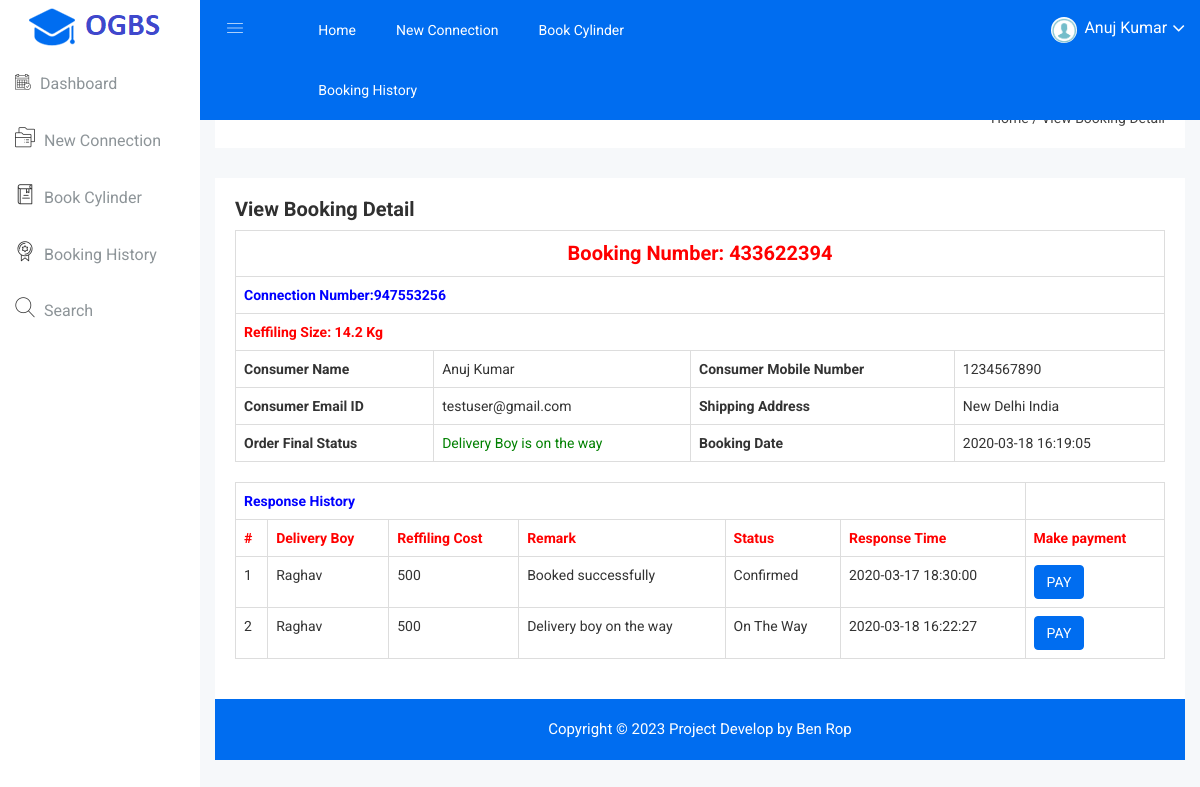
/ogbs/customer/view-booking-history.php?viewid=8&&bookid=433622394 (signed in), run on the app's committed database.
### tables this page shows
CREATE TABLE `tbluser` (
  `ID` int(10) NOT NULL,
  `FullName` varchar(200) DEFAULT NULL,
  `MobileNumber` bigint(10) DEFAULT NULL,
  `Email` varchar(200) DEFAULT NULL,
  `Password` varchar(200) DEFAULT NULL,
  `RegDate` timestamp NULL DEFAULT current_timestamp()
);

CREATE TABLE `tblbooking` (
  `ID` int(10) NOT NULL,
  `UserID` int(5) NOT NULL,
  `ConnectionNumber` varchar(200) DEFAULT NULL,
  `BookingNumber` varchar(200) DEFAULT NULL,
  `RefillCylinder` varchar(120) DEFAULT NULL,
  `BookingDate` timestamp NULL DEFAULT current_timestamp(),
  `Remark` varchar(50) DEFAULT NULL,
  `Status` varchar(50) DEFAULT NULL,
  `RefflingCost` int(10) NOT NULL,
  `DeliveryBoy` varchar(200) NOT NULL,
  `UpdationDate` timestamp NULL DEFAULT NULL ON UPDATE current_timestamp()
);

CREATE TABLE `tblconnection` (
  `ID` int(10) NOT NULL,
  `UserID` int(10) DEFAULT NULL,
  `ConnectionNumber` varchar(50) DEFAULT NULL,
  `Name` varchar(200) DEFAULT NULL,
  `Email` varchar(200) DEFAULT NULL,
  `MobileNumber` bigint(10) DEFAULT NULL,
  `Gender` varchar(50) DEFAULT NULL,
  `DOB` varchar(120) DEFAULT NULL,
  `Nationality` varchar(100) DEFAULT NULL,
  `MaritalStatus` varchar(120) DEFAULT NULL,
  `Address` mediumtext DEFAULT NULL,
  `SelectRelated` varchar(100) DEFAULT NULL,
  `FirstName` varchar(100) DEFAULT NULL,
  `LastName` varchar(100) DEFAULT NULL,
  `SORFAddress` mediumtext DEFAULT NULL,
  `Citytownvillage` varchar(200) DEFAULT NULL,
  `ZipCode` int(10) DEFAULT NULL,
  `Documents` varchar(200) DEFAULT NULL,
  `AppliedDate` timestamp NULL DEFAULT current_timestamp(),
  `Remark` varchar(200) DEFAULT NULL,
  `Status` varchar(120) DEFAULT NULL,
  `ConnectionCharge` int(10) NOT NULL,
  `UpdationDate` timestamp NULL DEFAULT NULL ON UPDATE current_timestamp()
);

CREATE TABLE `tbltracking` (
  `ID` int(10) NOT NULL,
  `BookingNumber` varchar(200) DEFAULT NULL,
  `Remark` varchar(120) DEFAULT NULL,
  `Status` varchar(120) DEFAULT NULL,
  `UpdationDate` timestamp NULL DEFAULT current_timestamp()
);

### ogbs/customer/view-booking-history.php (the view, shortened to what this page needs)
<?php
include('includes/dbconnection.php');
if (strlen($_SESSION['ogbsuid']==0)) {
  header('location:logout.php');
  } else{
  ?>
<!doctype html>
<html class="no-js" lang="en">
<head>
    <link rel="stylesheet" href="css/bootstrap.min.css">
    <link rel="stylesheet" href="css/font-awesome.min.css">
    <link rel="stylesheet" href="css/owl.carousel.css">
    <link rel="stylesheet" href="css/owl.theme.css">
    <link rel="stylesheet" href="css/owl.transitions.css">
    <link rel="stylesheet" href="css/animate.css">
    <link rel="stylesheet" href="css/normalize.css">
    <link rel="stylesheet" href="css/meanmenu.min.css">
    <link rel="stylesheet" href="css/main.css">
    <link rel="stylesheet" href="css/educate-custon-icon.css">
    <link rel="stylesheet" href="css/morrisjs/morris.css">
    <link rel="stylesheet" href="css/scrollbar/jquery.mCustomScrollbar.min.css">
    <link rel="stylesheet" href="css/metisMenu/metisMenu.min.css">
    <link rel="stylesheet" href="css/metisMenu/metisMenu-vertical.css">
    <link rel="stylesheet" href="css/calendar/fullcalendar.min.css">
    <link rel="stylesheet" href="css/calendar/fullcalendar.print.min.css">
    <link rel="stylesheet" href="css/modals.css">
    <link rel="stylesheet" href="css/form/all-type-forms.css">
    <link rel="stylesheet" href="style.css">
    <link rel="stylesheet" href="css/responsive.css">
</head>
<body>
  <?php include_once('includes/sidebar.php');?>
   <?php include_once('includes/header.php');?>
            <div class="breadcome-area">
                <div class="container-fluid">
                    <div class="row">
                        <div class="col-lg-12 col-md-12 col-sm-12 col-xs-12">
                            <div class="breadcome-list single-page-breadcome">
                                <div class="row">
                                    <div class="col-lg-12 col-md-6 col-sm-6 col-xs-12">
                                        <ul class="breadcome-menu">
                                            <li><a href="dashboard.php">Home</a> <span class="bread-slash">/</span>
                                            </li>
                                            <li><span class="bread-blod">View Booking Detail</span>
                                            </li>
                                        </ul>
                                    </div>
                                </div>
                            </div>
                        </div>
                    </div>
                </div>
            </div>
        </div>
        <div class="basic-form-area mg-b-15">
            <div class="container-fluid">
                <div class="row">
                    <div class="col-lg-12 col-md-12 col-sm-12 col-xs-12">
                        <div class="sparkline12-list">
                            <div class="sparkline12-hd">
                                <div class="main-sparkline12-hd">
                                    <h1>View Booking Detail</h1>
                                </div>
                            </div>
                            <div class="sparkline12-graph">
                                <div class="basic-login-form-ad">
                                    <div class="row">
                                        <div class="col-lg-12 col-md-12 col-sm-12 col-xs-12">
                                            <div class="all-form-element-inner">
                                                <?php
$vid=$_GET['viewid'];
$sql="SELECT tblconnection.Name,tblconnection.MobileNumber,tblconnection.Email,tblconnection.Address,tblbooking.ConnectionNumber,tblbooking.BookingNumber,tblbooking.Status,tblbooking.RefillCylinder,tblbooking.BookingDate,tblbooking.Remark,tblbooking.RefflingCost,tblbooking.DeliveryBoy from tblbooking join tblconnection on tblbooking.ConnectionNumber=tblconnection.ConnectionNumber where tblbooking.ID=:vid";
$query = $dbh -> prepare($sql);
$query->bindParam(':vid',$vid,PDO::PARAM_STR);
$query->execute();
$results=$query->fetchAll(PDO::FETCH_OBJ);
if($query->rowCount() > 0)
{
foreach($results as $row)
{               ?>
<table class="table table-bordered" id="dataTable" width="100%" cellspacing="0">
<tr>
  <th colspan="4" style="color: red;font-weight: bold;text-align: center;font-size: 20px"> Booking Number: <?php echo $row->BookingNumber;?></th>
</tr>
<tr>
  <th colspan="4" style="color: blue">Connection Number:<?php echo $row->ConnectionNumber;?></th>
</tr>
<tr>
  <th colspan="4" style="color: red"> Reffiling Size: <?php echo $row->RefillCylinder;?></th>
</tr>
<tr>
  <th>Consumer Name</th>
  <td><?php echo $row->Name;?></td>
  <th> Consumer Mobile Number</th>
  <td><?php echo $row->MobileNumber;?></td>
</tr>
<tr>
  <th>Consumer Email ID</th>
  <td><?php echo $row->Email;?></td>
   <th>Shipping Address</th>
  <td><?php echo $row->Address;?></td>
</tr>
<tr>
     <th>Order Final Status</th>
    <td style="color: green"> <?php  $status=$row->Status;
if($row->Status=="On The Way")
{
  echo "Delivery Boy is on the way";
}
     ;?></td>
     <th>Booking Date</th>
  <td><?php echo $row->BookingDate;?></td>
</tr>
</table>
<?php }}?>
<?php
$bookid=$_GET['bookid'];
if($status!=''){
$ret="select tbltracking.BookingNumber,tbltracking.Remark,tbltracking.Status,tbltracking.UpdationDate,tblbooking.RefflingCost,tblbooking.DeliveryBoy from tbltracking join tblbooking on tblbooking.BookingNumber=tbltracking.BookingNumber where tbltracking.BookingNumber=:bookid";
$query = $dbh -> prepare($ret);
$query-> bindParam(':bookid', $bookid, PDO::PARAM_STR);
$query->execute();
$results=$query->fetchAll(PDO::FETCH_OBJ);
$cnt=1;
 ?>
<table id="datatable" class="table table-bordered dt-responsive nowrap" style="border-collapse: collapse; border-spacing: 0; width: 100%;">
  <tr align="center">
   <th colspan="6" style="color: blue">Response History</th>
  </tr>
  <tr style="color: red">
    <th>#</th>
<th>Delivery Boy</th>
<th>Reffiling Cost</th>
<th>Remark</th>
<th>Status</th>
<th>Response Time</th>
<th>Make payment</th>
</tr>
<?php
if($query->rowCount() > 0)
{
foreach($results as $row)
{               ?>
<tr>
  <td><?php echo $cnt;?></td>
  <td><?php  echo $row->DeliveryBoy;?></td>
  <td><?php  echo $row->RefflingCost;?></td>
  <td><?php  echo $row->Remark;?></td>
  <td><?php  echo $status1=$row->Status;?></td>
  <td><?php  echo $row->UpdationDate;?></td>
  <td> <a href="../Mpesa/index.php" class="btn btn-primary waves-effect waves-light w-lg">PAY</a></td>
</tr>
<?php $cnt=$cnt+1;}} }?>
</table>
                            </div>
                        </div>
                    </div>
                </div>
            </div>
        </div>
      <?php include_once('includes/footer.php');?>
    </div>
</body>
</html><?php }  ?>

### ogbs/customer/includes/header.php (shortened to what this page needs)
   <div class="all-content-wrapper">
        <div class="container-fluid">
            <div class="row">
                <div class="col-lg-12 col-md-12 col-sm-12 col-xs-12">
                    <div class="logo-pro">
                        <a href="dashboard.php"><img class="main-logo" src="img/logo/logo.png" alt="" /></a>
                    </div>
                </div>
            </div>
        </div>
        <div class="header-advance-area">
            <div class="header-top-area">
                <div class="container-fluid">
                    <div class="row">
                        <div class="col-lg-12 col-md-12 col-sm-12 col-xs-12">
                            <div class="header-top-wraper">
                                <div class="row">
                                    <div class="col-lg-1 col-md-0 col-sm-1 col-xs-12">
                                        <div class="menu-switcher-pro">
                                            <button type="button" id="sidebarCollapse" class="btn bar-button-pro header-drl-controller-btn btn-info navbar-btn">
                                                    <i class="educate-icon educate-nav"></i>
                                                </button>
                                        </div>
                                    </div>
                                    <div class="col-lg-6 col-md-7 col-sm-6 col-xs-12">
                                        <div class="header-top-menu tabl-d-n">
                                            <ul class="nav navbar-nav mai-top-nav">
                                                <li class="nav-item"><a href="dashboard.php" class="nav-link">Home</a>
                                                </li>
                                                <li class="nav-item"><a href="new-connection.php" class="nav-link">New Connection</a>
                                                </li>
                                                <li class="nav-item"><a href="book-cylinder.php" class="nav-link">Book Cylinder</a>
                                                </li>
                                                <li class="nav-item"><a href="booking-history.php" class="nav-link">Booking History</a>
                                                </li>
                                            </ul>
                                        </div>
                                    </div>
                                    <div class="col-lg-5 col-md-5 col-sm-12 col-xs-12">
                                        <div class="header-right-info">
                                            <ul class="nav navbar-nav mai-top-nav header-right-menu">
                           <?php
$uid=$_SESSION['ogbsuid'];
$sql="SELECT FullName from  tbluser where ID=:uid";
$query = $dbh -> prepare($sql);
$query->bindParam(':uid',$uid,PDO::PARAM_STR);
$query->execute();
$results=$query->fetchAll(PDO::FETCH_OBJ);
$cnt=1;
if($query->rowCount() > 0)
{
foreach($results as $row)
{               ?>
                                                <li class="nav-item">
                                                    <a href="profile.php" data-toggle="dropdown" role="button" aria-expanded="false" class="nav-link dropdown-toggle">
                                                            <img src="img/product/images.png" alt="" />
                                                            <span class="admin-name"><?php  echo $row->FullName;?></span>
                                                            <i class="fa fa-angle-down edu-icon edu-down-arrow"></i><?php $cnt=$cnt+1;}} ?>
                                                        </a>
                                                </li>
                                            </ul>
                                        </div>
                                    </div>
                                </div>
                            </div>
                        </div>
                    </div>
                </div>
            </div>

### ogbs/customer/css/main.css (style rules this page uses)
html { color: #222; font-size: 1em; line-height: 1.4; }
audio, canvas, iframe, img, svg, video { vertical-align: middle; }

### data on the page
tbluser: FullName "Anuj Kumar"
tblbooking: BookingNumber "433622394", ConnectionNumber "947553256", RefillCylinder "14.2 Kg", tblconnection.Name "Anuj Kumar", tblconnection.MobileNumber "1234567890", tblconnection.Email "testuser@gmail.com", tblconnection.Address "New Delhi India", shows "Delivery Boy is on the way", BookingDate "2020-03-18 16:19:05"
tbltracking: tblbooking.DeliveryBoy "Raghav", tblbooking.RefflingCost "500", Remark "Booked successfully", Status "Confirmed", UpdationDate "2020-03-17 18:30:00"
tbltracking: tblbooking.DeliveryBoy "Raghav", tblbooking.RefflingCost "500", Remark "Delivery boy on the way", Status "On The Way", UpdationDate "2020-03-18 16:22:27"
